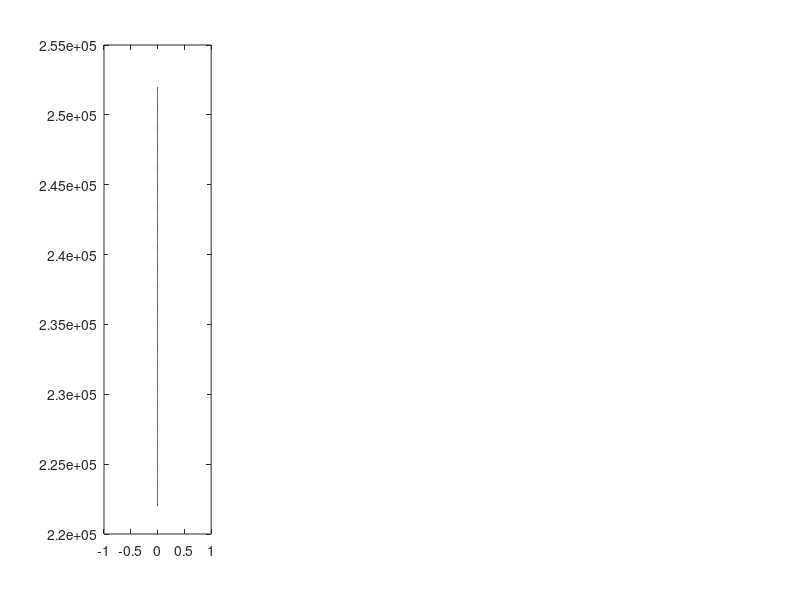

Reproduce this figure in MATLAB. (Note: this script raises an error after producing the figure.)
% Script to solve coupled ice shell thermal and stress evolution
% Max Rudolph, March 19, 2020
clear;
close all;

% Numerical parameters
nr = 200; % number of grid points
relaxation_parameter=.01; % used in nonlinear loop.
maxiter=100;
% Define physical constants and parameters
% Physical constants
seconds_in_year = 3.15e7;
R=8.314e-3;     % in kJ/mol/K
% Boundary conditions and internal heating
H=0; % internal heating rate.
Tb=270;
Ts=100;
Ro = 2.52e5;             % outer radius of ice shell (m)
Ri = 2.52e5-3e4;         % inner radius of ice shell (m)
Rc = 1.60e5;             % core radius (m)
% Elastic and Viscous properties
E = 5e9;        % shear modulus of ice (Pa)
nu = 0.35;      % Poisson ratio of ice (-)
beta_w = 4e-10; % Compressibility of water (1/Pa)
alpha_l = 1e-4; % coefficient of linear thermal expansion ( alpha_v/3 ) (1/K)
rho_i=917;      % density of ice (kg/m^3)
rho_w=1000;     % density of water (kg/m^3)
Q=40;           % activation energy, kJ/mol, Nimmo 2004 (kJ/mol)
mub=1e14;       % basal viscosity (Pa-s)
mu = @(T) mub*exp(Q*(Tb-T)/R/Tb./T); % function to evaluate viscosity in Pa-s given T
% Thermal properties
Cp = 2100; %heat capacity of ice J/kg/K
Lf = 334*1000; % latent heat of fusion (J/kg)
kappa = 1e-6;% m/s/s
k=kappa*rho_i*Cp;

% calculate maxwell time at 100, 270
fprintf('Maxwell time at surface, base %.2e %.2e\n',mu(100)/E,mu(Tb)/E);
fprintf('Thermal diffusion timescale %.2e\n',(4e4)^2/kappa);
% set end time and grid resolution
t_end = 1e15;
dt = 1e11; % time step in seconds
plot_interval = 10*dt;

% set up the grid
grid_r = linspace(Ri,Ro,nr); % set up the grid

% initialize solution vectors (IC)
sigma_r_last = zeros(nr,1); % initial stresses
T_last = linspace(Tb,Ts,nr)';
er_last = zeros(nr,1); % strains
et_last = zeros(nr,1);
ur_last = zeros(nr,1);      % displacement
z_last = 0; % total amount of thickening

% Set up plot
figure(1);
subplot(1,4,1); % sigma_r and sigma_t
h=plot(sigma_r_last,grid_r); hold on;
plot(sigma_r_last,grid_r,'--','Color',h.Color);
% h=legend('\sigma_r','\sigma_t','Interpreter','tex'); h.AutoUpdate=false;
title('Stress (Pa)','Interpreter','tex');
ylabel('r (m)');
subplot(1,4,2); % e_r and e_t
h=plot( sigma_r_last,grid_r); hold on;
plot( sigma_r_last,grid_r,'--','Color',h.Color); hold on;
% h=legend('r','t'); h.AutoUpdate=false;
title('Strain (-)','Interpreter','tex');
subplot(1,4,3); % temperature
plot(T_last,grid_r); hold on; title('T (K)','Interpreter','tex');
subplot(1,4,4); % radial displacement (u)
plot(ur_last,grid_r); hold on; title('u_r');
last_plot_time = 0;

time=0;
while time < t_end
    % In each timestep, we do the following
    % 1. Solve the heat equation using an implicit method
    % 2. Calculate the amount of basal freeze-on
    % 3. Solve for sigma_r
    % 4. Calculate sigma_t
    % 5. Calculate the radial displacements u(r)
    
    % 1. form discrete operators and solve the heat equation
    L = zeros(nr,nr);
    R = zeros(nr,1);
    for i=1:nr
        r = grid_r(i);
        if i==1
            drm = grid_r(i+1)-grid_r(i);
        else
            drm = grid_r(i)-grid_r(i-1);
        end
        if i==nr
            drp = drm;
        else
            drp = grid_r(i+1)-grid_r(i);
        end
        rA = r + drp/2;
        rB = r - drm/2;
        kA = k;% thermal conductivities
        kB = k;
        dr = rA-rB;
        coef_plus = -kA*rA^2/r^2/drp/dr;
        coef_center = rho_i*Cp/dt + kA*rA^2/r^2/drp/dr + kB*rB^2/r^2/drm/dr;
        coef_minus = -kB*rB^2/r^2/drm/dr;
        R(i) = rho_i*Cp/dt*T_last(i) + H;
        L(i,i) =  coef_center;
        if( i==1 )
            L(i,i+1) = coef_plus-coef_minus;
            R(i) = R(i) - 2*Tb*coef_minus;
        elseif i==nr
            L(i,i-1) = coef_minus-coef_plus;
            R(i) = R(i) - 2*Ts*coef_plus;
        else
            L(i,i-1) = coef_minus;
            L(i,i+1) = coef_plus;
        end
    end
    T = L\R;
    
    % 2. Calculate thickening
    % basal heat flux
    qb = -k*(T(2)-T(1))/(grid_r(2)-grid_r(1)); % W/m^2
    % thickening would be dx/dt = qb/(L*rho_i)
    delta_rb = dt*qb/Lf/rho_i;
    z = z_last + delta_rb;
    % mass removal from ocean
    delta_m = dt*qb/Lf;
    % calculate new ocean pressure (Manga and Wang 2007, equation 5)
    Pex_pred = 3*Ri^2/beta_w/(Ri^3-Rc^3)*(z*(rho_w-rho_i)/rho_w-ur_last(1));% ur_last because we don't yet know the uplift
    
    % re-mesh onto new grid
    new_grid_r = linspace(Ri-z,Ro,nr);
    interp_r = [new_grid_r(1) grid_r];
    T = interp1(interp_r,[Tb; T],new_grid_r)';
    T_last = interp1(interp_r,[Tb; T_last],new_grid_r)';
    sigma_r_last = interp1(interp_r,[sigma_r_last(1); sigma_r_last],new_grid_r)';
    er_last = interp1(interp_r,[er_last(1); er_last],new_grid_r)';
    et_last = interp1(interp_r,[et_last(1); et_last],new_grid_r)';
    ur_last = interp1(interp_r,[ur_last(1); ur_last],new_grid_r)';
    grid_r = new_grid_r; % end interpolation step
    
    % calculate d/dr(Tdot)
    Tdot = (T-T_last)/dt;
    dTdotdr = zeros(nr,1);
    for i=2:nr-1
        dTdotdr(i) = (Tdot(i+1)-Tdot(i))/(grid_r(i+1)-grid_r(i));
    end
    dTdotdr(1) = (Tdot(2)-Tdot(1))/(grid_r(i+1)-grid_r(i));
    dTdotdr(nr) = (Tdot(nr)-Tdot(nr-1))/(grid_r(nr)-grid_r(nr-1));
    
    % 3. Nonlinear loop over pressure.
    % because the ocean pressure depends on the uplift, we make a guess
    % (above). Using this guess, we calculate stresses, strains, and
    % displacements. Then we re-calculate the pressure using the new value
    % of radial displacement. We continue until the pressure used in the
    % calculations has converged to the pressure consistent with the
    % calculated displacement;
    for iter=1:maxiter
        if iter>1
            Pex = Pex + 0.01*(Pex_post-Pex);
        else
            Pex = Pex_pred;
        end
        % 3a. Assemble and solve equations for radial stress
        M1 = zeros(nr,nr); % coefficients on (dsigma/dt)
        M2 = zeros(nr,nr); % coefficients on (sigma_r)
        R = zeros(nr,1);
        % set ocean pressure
        P = -Pex;
        %     if time == 0
        %         P=0;
        %         dPdt = 0;
        %     else
        %         P=1e6;
        %         dPdt = 0;
        %     end
        
        for i=1:nr
            if i==1
                drm = grid_r(i+1)-grid_r(i);
            else
                drm = grid_r(i) - grid_r(i-1);
            end
            if i==nr
                drp = grid_r(i)   - grid_r(i-1);
            else
                drp = grid_r(i+1) - grid_r(i);
            end
            rA = grid_r(i)+drp/2; % half a cell +
            rB = grid_r(i)-drm/2;   % half a cell -
            drc = rA-rB;
            this_mu = mu( T(i) ); % viscosity
            % M1 - coefficients of dsigma_r/dt
            const1 = (2-nu)/E; % coefficient on d/dr term
            const2 = (1-nu)/E; % coefficient on d(r/2 d/dr)/dr term
            coef_a = rA/2/drp/drc;
            coef_b = rB/2/drm/drc;
            coef_plus   =1/dt*(  const1/drp/2    + const2*coef_a);
            coef_center =1/dt*(                   -const2*coef_a - const2*coef_b);
            coef_minus  =1/dt*( -const1/drm/2    + const2*coef_b);
            if i>1
                M1(i,i-1) = coef_minus;
            end
            M1(i,i)   = coef_center;
            if i<nr
                M1(i,i+1) = coef_plus;
            end
            %BCs
            if i==1
                M1(i,i+1) = M1(i,i+1) - coef_minus;
                R(i) = R(i) - coef_minus*2*P; % sigma_r = P at base
            elseif i==nr
                M1(i,i-1) = M1(i,i-1) - coef_plus;
                R(i) = R(i) - 2*coef_minus*0; % surface sigma_r=0
            end
            % M2 - coefficients of sigma_r
            if i==nr
                TA = T(i);
            else
                TA = (T(i+1)+T(i))/2;
            end
            if i==1
                TB=T(i);
            else
                TB = (T(i-1)+T(i))/2;
            end
            mu_A = mu(TA); % viscosity halfway between i,i+1
            mu_B = mu(TB);
            coef_plus  = 1/(4*this_mu)/(2*drc) + rA/12/mu_A/drp/drc;
            coef_center =                       -rA/12/mu_A/drp/drc - rB/12/mu_B/drm/drc;
            coef_minus =-1/(4*this_mu)/(2*drc) + rB/12/mu_B/drm/drc;
            if i>1
                M2(i,i-1) = coef_minus;
            end
            M2(i,i)   = coef_center;
            if i<nr
                M2(i,i+1) = coef_plus;
            end
            if i==1
                R(i) = R(i) - coef_minus*2*P;
                M2(i,i+1) = M2(i,i+1) - coef_minus;
            elseif i==nr
                M2(i,i-1) = M2(i,i-1) - coef_plus;
                R(i) = R(i) - coef_plus*0; % no change because sigma_r = 0 at surface
            end
            R(i) = R(i) + alpha_l*dTdotdr(i);
            %         R(i) = R(i)+alpha_l*(Tdot(i+1)-Tdot(i))/2/drc; % this term
            %         includes the coupling to the energy equation - Tdot needs
            %         to be updated
        end
        LHS = (M1+M2);
        RHS = (R+M1*sigma_r_last);
        sigma_r = LHS\RHS;
        
        % 4. calculate the tangential stress sigma_t
        % first, calculate dsr/dr
        dsrdr = zeros(size(sigma_r));
        for i=2:nr-1
            dr = grid_r(i+1)-grid_r(i-1);
            dsrdr(i) = (sigma_r(i+1)-sigma_r(i-1))/dr;
        end
        dsrdr(1) = (sigma_r(2)-sigma_r(1))/( grid_r(2)-grid_r(1));
        dsrdr(nr) = (sigma_r(nr)-sigma_r(nr-1))/(grid_r(nr)-grid_r(nr-1));
        
        sigma_t = sigma_r + (grid_r'/2).*dsrdr;
        
        % 5. Calculate the strains
        sigma_tD =  grid_r'/6.*dsrdr;     %deviatoric stresses, from Hillier and Squyres (1991) equations A8-9
        sigma_rD = -grid_r'/3.*dsrdr;
        % calculate viscosity at each node
        mu_node = zeros(nr,1);
        for i=1:nr
            mu_node(i) = mu(T(i));
        end
        dT = T-T_last;
        de_t = 1/E*(sigma_t-nu*(sigma_t+sigma_r))-alpha_l*dT + dt/2*(sigma_tD./mu_node); % change in tangential strain
        de_r = 1/E*(sigma_r-2*nu*sigma_t)-alpha_l*dT + dt/2*(sigma_rD./mu_node);         % HS91 equations A5-6
        er = er_last + de_r;
        et = et_last + de_t;
        ur = grid_r'.*et; %radial displacement
        % re-calculate excess pressure using new uplift
        Pex_post = 3*Ri^2/beta_w/(Ri^3-Rc^3)*(z*(rho_w-rho_i)/rho_w-ur(1));% ur_last because we don't yet know the uplift
        
        % check for convergence
        if abs( Pex_post-Pex )/abs(Pex) < 1e-2
            % fprintf('end of nonlinear loop. Pex_post %.2e Pex %.2e\n',Pex_post,Pex);
            fprintf('converged in %d iterations\n',iter);
            break;
        elseif iter==maxiter
            warning('Nonlinear loop failed to converge');
        end
    end%end nonlinear loop
    
    % 6. advance to next time step and plot (if needed)
    sigma_r_last = sigma_r;
    T_last = T;
    er_last = er;
    et_last = et;
    z_last = z;
    
    time = time + dt;
    if( time-last_plot_time > plot_interval)
        figure(1);
        subplot(1,4,1);
        h=plot(sigma_r,grid_r);
        plot(sigma_t,grid_r,'--','Color',h.Color);
        subplot(1,4,2);
        h=plot(er,grid_r);
        plot(et,grid_r,'--','Color',h.Color);
        subplot(1,4,3);
        plot(T,grid_r);
        subplot(1,4,4);
        plot(ur,grid_r);
        last_plot_time = time;
    end
    % stop criterion on sigma_t large
    if any(sigma_t > 3e6 )
        break;
    end
    
    
end